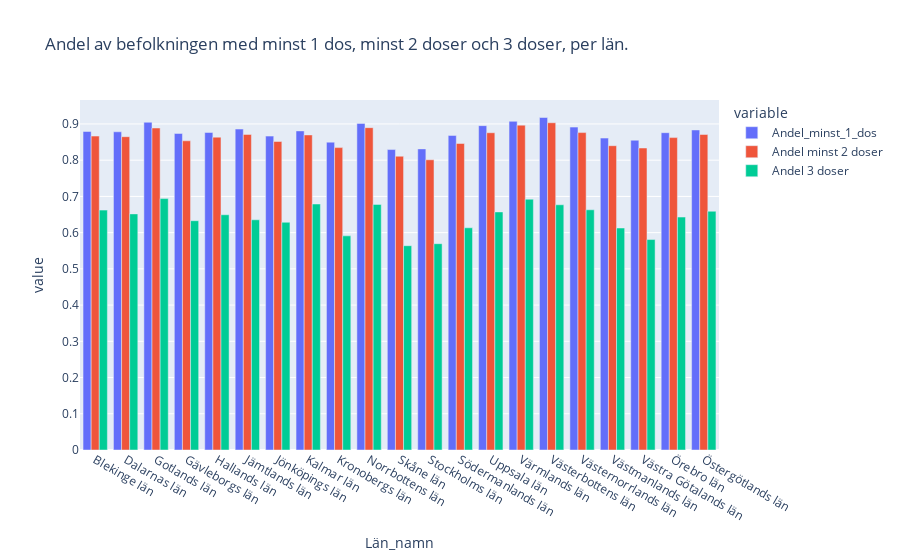

Notebook cell for this chart:
### Code cell
fig = px.bar(min_1_shot_toplot, x='Län_namn', y=['Andel_minst_1_dos','Andel minst 2 doser','Andel 3 doser'], barmode='group', title='Andel av befolkningen med minst 1 dos, minst 2 doser och 3 doser, per län.')
fig.show()
fig.write_html("Visualiseringar/2f_andel_123_doser_per_län.html")

### Figure 1 — Plotly figure (JSON) as saved in the notebook; plotly's stock layout.template omitted (floating-point values rounded to 4 significant figures)
{"data": [{"alignmentgroup": "True", "hovertemplate": "variable=Andel_minst_1_dos<br>Län_namn=%{x}<br>value=%{y}<extra></extra>", "legendgroup": "Andel_minst_1_dos", "marker": {"color": "#636efa", "pattern": {"shape": ""}}, "name": "Andel_minst_1_dos", "offsetgroup": "Andel_minst_1_dos", "orientation": "v", "showlegend": true, "textposition": "auto", "type": "bar", "x": ["Blekinge län", "Dalarnas län", "Gotlands län", "Gävleborgs län", "Hallands län", "Jämtlands län", "Jönköpings län", "Kalmar län", "Kronobergs län", "Norrbottens län", "Skåne län", "Stockholms län", "Södermanlands län", "Uppsala län", "Värmlands län", "Västerbottens län", "Västernorrlands län", "Västmanlands län", "Västra Götalands län", "Örebro län", "Östergötlands län"], "xaxis": "x", "y": [0.8792, 0.8784, 0.9047, 0.8738, 0.8765, 0.8859, 0.8664, 0.8808, 0.8498, 0.9015, 0.8293, 0.8312, 0.8683, 0.8954, 0.9072, 0.9178, 0.8913, 0.861, 0.8551, 0.8759, 0.8834], "yaxis": "y"}, {"alignmentgroup": "True", "hovertemplate": "variable=Andel minst 2 doser<br>Län_namn=%{x}<br>value=%{y}<extra></extra>", "legendgroup": "Andel minst 2 doser", "marker": {"color": "#EF553B", "pattern": {"shape": ""}}, "name": "Andel minst 2 doser", "offsetgroup": "Andel minst 2 doser", "orientation": "v", "showlegend": true, "textposition": "auto", "type": "bar", "x": ["Blekinge län", "Dalarnas län", "Gotlands län", "Gävleborgs län", "Hallands län", "Jämtlands län", "Jönköpings län", "Kalmar län", "Kronobergs län", "Norrbottens län", "Skåne län", "Stockholms län", "Södermanlands län", "Uppsala län", "Värmlands län", "Västerbottens län", "Västernorrlands län", "Västmanlands län", "Västra Götalands län", "Örebro län", "Östergötlands län"], "xaxis": "x", "y": [0.8665, 0.8649, 0.8888, 0.8535, 0.8636, 0.8711, 0.8516, 0.8697, 0.8347, 0.8897, 0.8109, 0.8011, 0.8461, 0.8757, 0.8968, 0.9034, 0.8762, 0.84, 0.8336, 0.8624, 0.8709], "yaxis": "y"}, {"alignmentgroup": "True", "hovertemplate": "variable=Andel 3 doser<br>Län_namn=%{x}<br>value=%{y}<extra></extra>", "legendgroup": "Andel 3 doser", "marker": {"color": "#00cc96", "pattern": {"shape": ""}}, "name": "Andel 3 doser", "offsetgroup": "Andel 3 doser", "orientation": "v", "showlegend": true, "textposition": "auto", "type": "bar", "x": ["Blekinge län", "Dalarnas län", "Gotlands län", "Gävleborgs län", "Hallands län", "Jämtlands län", "Jönköpings län", "Kalmar län", "Kronobergs län", "Norrbottens län", "Skåne län", "Stockholms län", "Södermanlands län", "Uppsala län", "Värmlands län", "Västerbottens län", "Västernorrlands län", "Västmanlands län", "Västra Götalands län", "Örebro län", "Östergötlands län"], "xaxis": "x", "y": [0.6622, 0.6518, 0.694, 0.6329, 0.6494, 0.6355, 0.6286, 0.679, 0.5911, 0.678, 0.5639, 0.5695, 0.6134, 0.6572, 0.6924, 0.6769, 0.6631, 0.6128, 0.5809, 0.643, 0.6591], "yaxis": "y"}], "layout": {"barmode": "group", "legend": {"title": {"text": "variable"}, "tracegroupgap": 0}, "title": {"text": "Andel av befolkningen med minst 1 dos, minst 2 doser och 3 doser, per län."}, "xaxis": {"anchor": "y", "domain": [0, 1], "title": {"text": "Län_namn"}}, "yaxis": {"anchor": "x", "domain": [0, 1], "title": {"text": "value"}}}}
